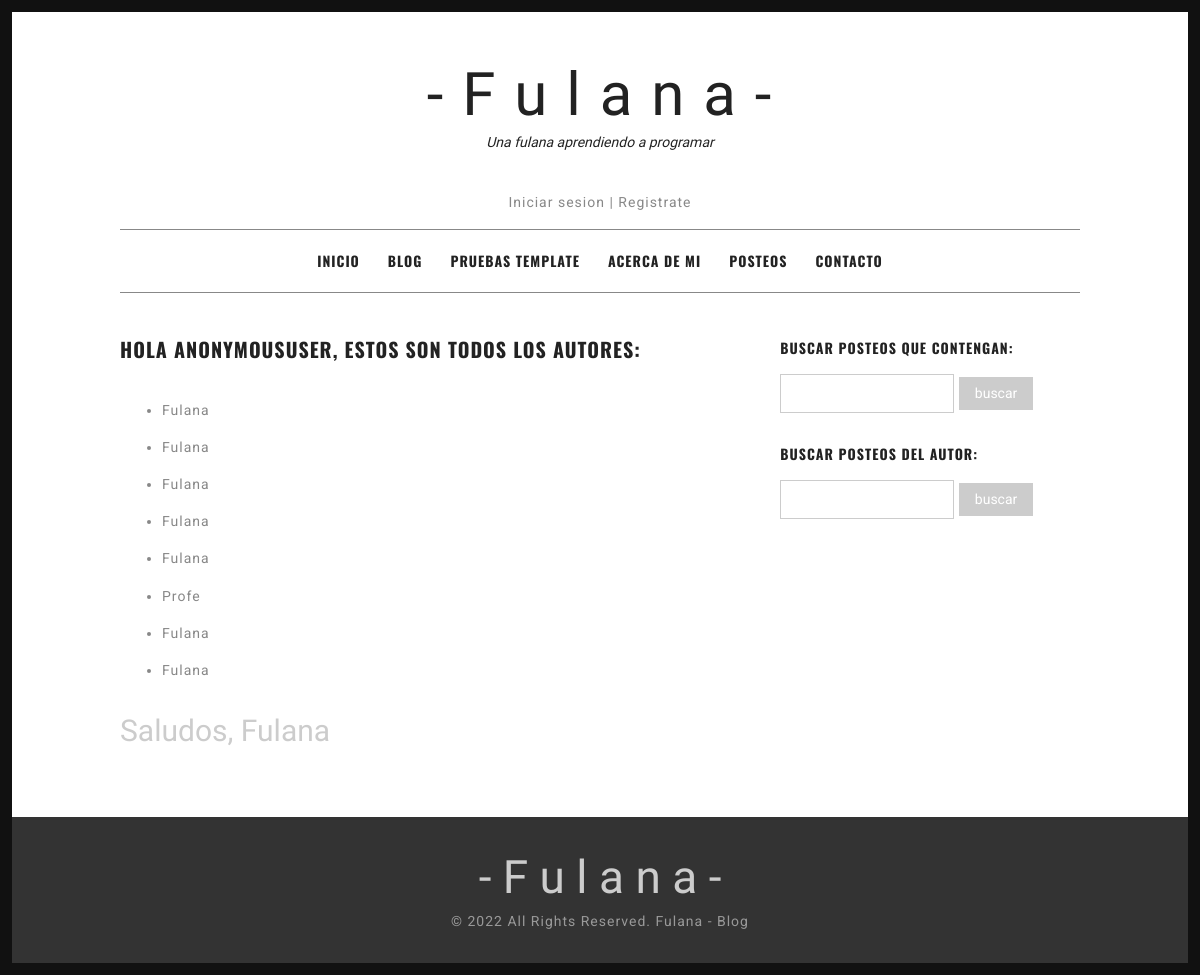
Page /AppFulana/autores/ on the earlier database version.
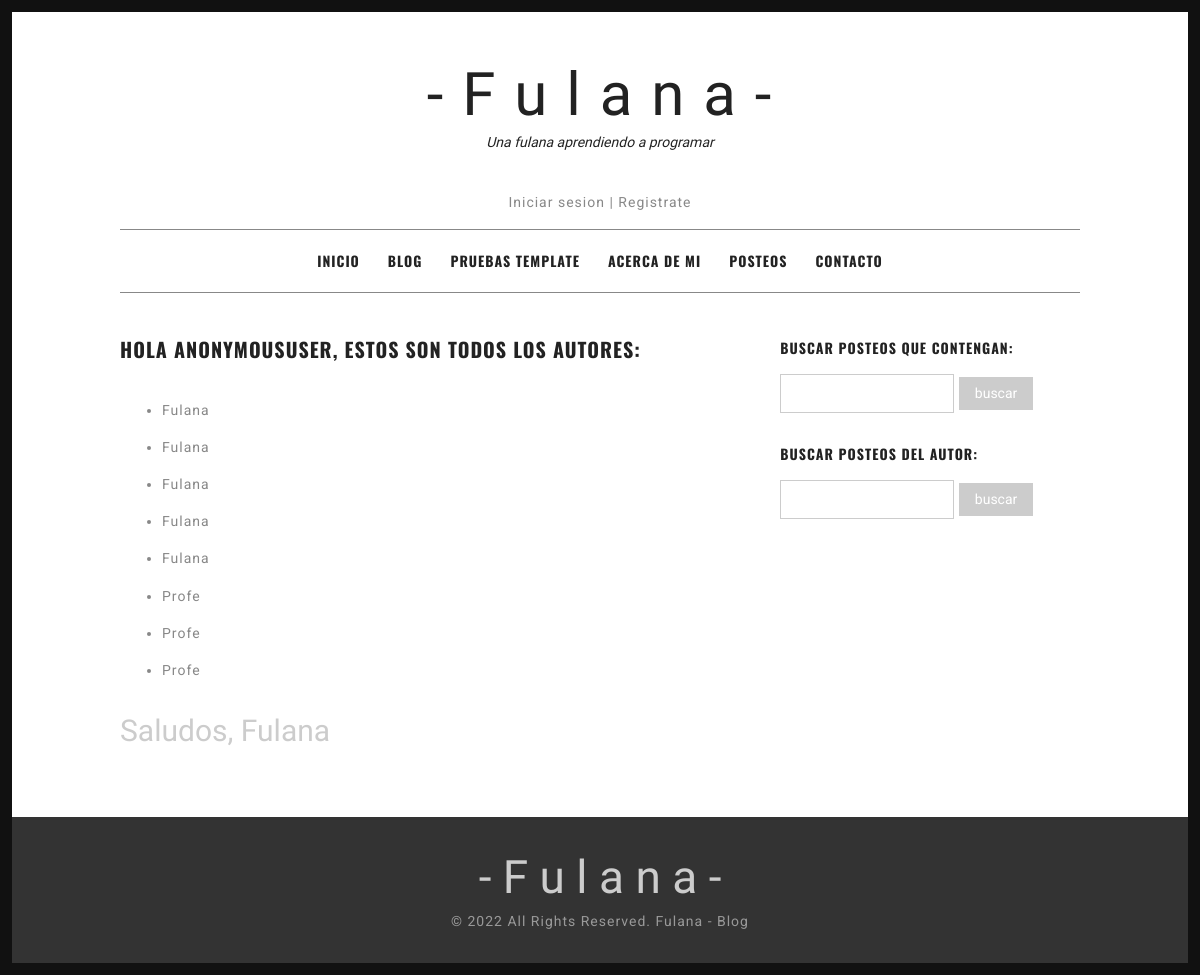
Same page on the later database version.
### AppFulana/models.py (models this page shows, shortened)
class Posteo (models.Model):
    fechaPosteo = models.DateField()
    tituloPosteo = models.CharField(max_length=130)
    autorPosteo = models.ForeignKey(User, on_delete=models.CASCADE)
    bodyPosteo = models.TextField()
    class Meta:
        verbose_name = "Posteo"
        verbose_name_plural = "Posteos"

### AppFulana/views.py (the view)
# urls.py: path('autores/', views.AutoresPosteos.as_view(), name='AutoresPosteos'),
class AutoresPosteos (ListView):
    model = Posteo
    template_name = "AppFulana/autores.html"

### AppFulana/templates/AppFulana/autores.html (shortened to what this page needs)
{% extends "AppFulana/padre.html" %}
{% load static %}
{% block contenidoModificable %}
<div id="content" class="site-content">
    <div id="primary" class="content-area column two-thirds">
        <main id="main" class="site-main">
        <article class="hentry">
        <header class="entry-header">
        <h1 class="entry-title">HOLA {{user}}, ESTOS SON TODOS LOS AUTORES: </h1>
        </header>
        <div class="entry-content">
        <p>
            <ul>{%for posteo in object_list%}
                <li>
                    <a href="#"><p>{{posteo.autorPosteo}}</p></a>
                </li>
                {%endfor%}
            </ul>
        </p>
        <h2 style="font-family: 'Herr Von Muellerhoff';color:#ccc;font-weight:300;">Saludos, Fulana</h2>
        </div>
        </article>
        </main>
    </div>
    <div id="secondary" class="column third">
        <div id="sidebar-1" class="widget-area" role="complementary">
            <aside id="recent-posts-2" class="widget widget_recent_entries">
            <h4 class="widget-title">Buscar posteos que contengan:</h4>
                <form action="/AppFulana/buscarPosteo/" method="GET">
                    <input type="text" name="palabra" id="palabra">
                    <input type="submit" value="buscar">
                </form>
            </aside>
            <aside id="recent-posts-2" class="widget widget_recent_entries">
                <h4 class="widget-title">Buscar posteos del autor:</h4>
                    <form action="/AppFulana/buscarAutor/" method="GET">
                        <input type="text" name="autor" id="autor">
                        <input type="submit" value="buscar">
                    </form>
            </aside>
        </div>
    </div>
</div>
</div>
{% endblock %}

Differences in the rows shown:
removed Posteo: autorPosteo "Fulana"
removed Posteo: autorPosteo "Fulana"
added Posteo: autorPosteo "Profe"
added Posteo: autorPosteo "Profe"
